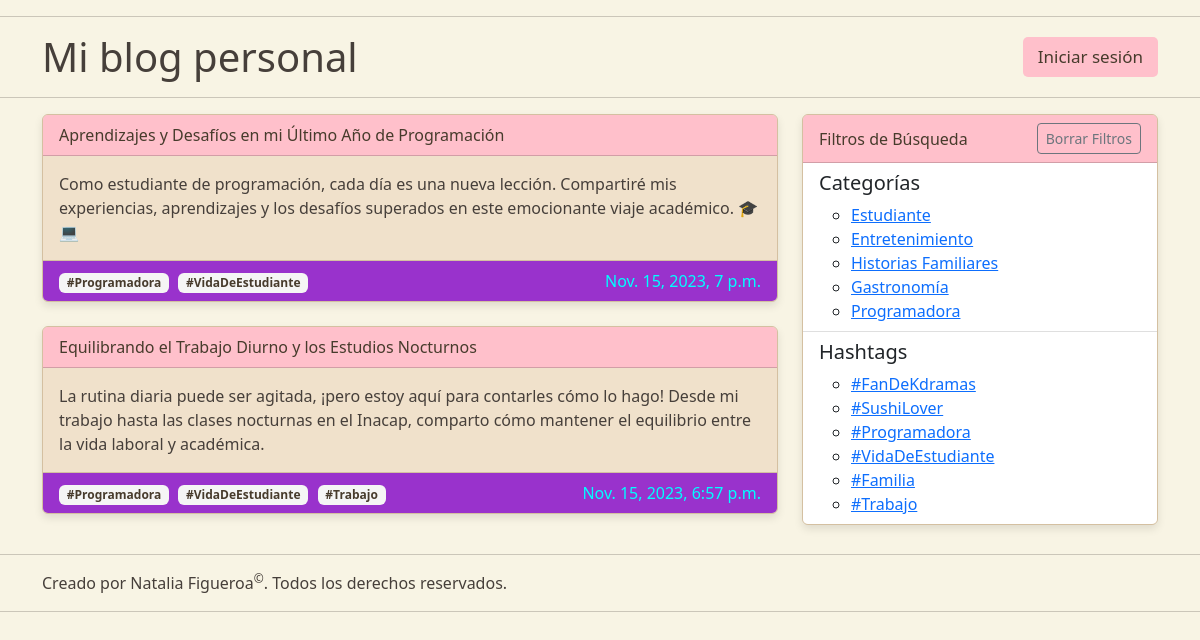
Page /?categoria=Estudiante on the committed database.
### blog/models.py (models this page shows, shortened)
class Post (models.Model):
    id = models.IntegerField(primary_key=True, auto_created=True)
    titulo = models.CharField(max_length=200)
    texto = models.TextField()
    fecha = models.DateTimeField(default=timezone.now)
    autor = models.ForeignKey(User, on_delete=models.CASCADE)
    categoria = models.ForeignKey(Category, on_delete=models.CASCADE)
    etiquetas = models.ManyToManyField(Hashtag)

class Hashtag(models.Model):
    id = models.IntegerField(primary_key=True, auto_created=True)
    nombre = models.CharField(max_length=200)

class Category(models.Model):
    id = models.IntegerField(primary_key=True, auto_created=True)
    nombre = models.CharField(max_length=200)

### blog/views.py (the view)
# urls.py: path('', views.index),
def index(request):
    categorias = Category.objects.all()
    hashtags = Hashtag.objects.all()
    categoria_seleccionada = request.GET.get('categoria')
    hashtag_seleccionado = request.GET.get('hashtag')
    publicaciones = Post.objects.all().order_by('-fecha')
    if categoria_seleccionada:
        print("Categoría seleccionada:", categoria_seleccionada)
        publicaciones = publicaciones.filter(categoria__nombre=categoria_seleccionada)
    if hashtag_seleccionado:
        publicaciones = publicaciones.filter(etiquetas__nombre=hashtag_seleccionado)
    context = {
        'publicaciones': publicaciones,
        'categorias': categorias,
        'hashtags': hashtags,
    }
    return render(request, 'blog.html', context)

### blog/templates/blog.html (shortened to what this page needs)
{% load static %}
<!DOCTYPE html>
<html lang="es">
<head>
    <link rel="stylesheet" href="https://cdn.jsdelivr.net/npm/bootstrap@5.2.3/dist/css/bootstrap.min.css"
>
    <link rel="stylesheet" href="https://cdnjs.cloudflare.com/ajax/libs/font-awesome/6.4.2/css/all.min.css"
 />
    <link rel="stylesheet" href="{% static 'styles.css' %}">
</head>
<body>
    <hr class="hr" />
    <div class="container">
        <h1 class="d-flex justify-content-between align-items-center">
            <span>
                {% block title %}
                Mi blog personal
                {% endblock %}
            </span>
            <a class="login-button" href="http://127.0.0.1:8000/admin/">Iniciar sesión</a>
        </h1>
    </div>
    <hr class="hr" />
    <div class="container">
        <div class="row">
            <div class="col-md-8">
                {% block content %}
                {% if publicaciones %}
                {% for publicacion in publicaciones %}
                <div class="card">
                    <div class="card-header">
                        {{ publicacion.titulo }}
                    </div>
                    <div class="card-body">
                        <p class="card-text">{{ publicacion.texto }}</p>
                    </div>
                    <div class="card-footer text-body-secondary">
                        {% for hashtag in publicacion.etiquetas.all %}
                        <span class="badge bg-primary">{{ hashtag.nombre }}</span>
                        {% endfor %}
                        <div class="float-end" id="fecha">
                            {{ publicacion.fecha }}
                        </div>
                    </div>
                </div>
                <br />
                {% endfor %}
                {% else %}
                <b>No hay publicaciones disponibles</b>
                {% endif %}
                {% endblock %}
            </div>
            <div class="col-md-4">
                <div class="card">
                    <div class="card-header d-flex justify-content-between align-items-center">
                        <span>Filtros de Búsqueda</span>
                        <a href="?" class="btn btn-outline-secondary btn-sm">Borrar Filtros</a>
                    </div>
                    <ul class="list-group list-group-flush">
                        <li class="list-group-item">
                            <h5>Categorías</h5>
                            <ul>
                                {% for categoria in categorias %}
                                    <li><a href="?categoria={{ categoria.nombre }}">{{ categoria.nombre }}</a></li>
                                {% endfor %}
                            </ul>
                        </li>
                        <li class="list-group-item">
                            <h5>Hashtags</h5>
                            <ul>
                                {% for hashtag in hashtags %}
                                    <li><a href="?hashtag={{ hashtag.nombre|urlencode }}">{{ hashtag.nombre }}</a></li>
                                {% endfor %}
                            </ul>
                        </li>
                    </ul>
                </div>
            </div>
        </div>
    </div>
    <hr class="hr" />
    <div class="container">
        {% block footer %}
        Creado por Natalia Figueroa<sup>&copy;</sup>. Todos los derechos reservados.
        {% endblock %}
    </div>
    <hr class="hr" />
</body>
</html>

### blog/static/styles.css (style rules this page uses)
body { background-color: #f8f4e4; color: #463f3a; }
.card { background-color: #f0e1cb; border: 1px solid #d4c0a1; box-shadow: 0 4px 8px rgba(0, 0, 0, 0.1); }
.card-header { background-color: pink; color: #473b2c; }
.card-footer { background-color: darkorchid; color: #473b2c; border-top: 1px solid #d4c0a1; }
.badge.bg-primary { background-color: #e7c18c; color: #473b2c; margin-right: 5px; }
.card-footer .badge.bg-primary { background-color: #e7c18c; color: #473b2c; margin-right: 5px; }
.login-button { background-color: pink; font-size: 17px; color: #473b2c; border: none; padding: 10px 15px; cursor: pointer; border-radius: 5px; margin-left: auto; }
.container h1 a.login-button { text-decoration: none; }
.card-footer .badge.bg-primary { background-color: whitesmoke !important;; color: #473b2c; }
#fecha { color: aqua; }

### rows in the picture
Post: titulo "Aprendizajes y Desafíos en mi Último Año de Programación", texto "Como estudiante de programación, cada día es una nueva lección. Compartiré mis experiencias, aprendizajes y los desafíos superados en este emocionante viaje académico. 🎓💻", fecha "Nov. 15, 2023, 7 p.m."
Hashtag: nombre "#Programadora"
Hashtag: nombre "#VidaDeEstudiante"
Post: titulo "Equilibrando el Trabajo Diurno y los Estudios Nocturnos", texto "La rutina diaria puede ser agitada, ¡pero estoy aquí para contarles cómo lo hago! Desde mi trabajo hasta las clases nocturnas en el Inacap, comparto cómo mantener el equilibrio entre la vida laboral y académica.", fecha "Nov. 15, 2023, 6:57 p.m."
Hashtag: nombre "#Trabajo"
Category: nombre "Estudiante"
Category: nombre "Entretenimiento"
Category: nombre "Historias Familiares"
Category: nombre "Gastronomía"
Category: nombre "Programadora"
Hashtag: nombre "#FanDeKdramas"
Hashtag: nombre "#SushiLover"
Hashtag: nombre "#Familia"
